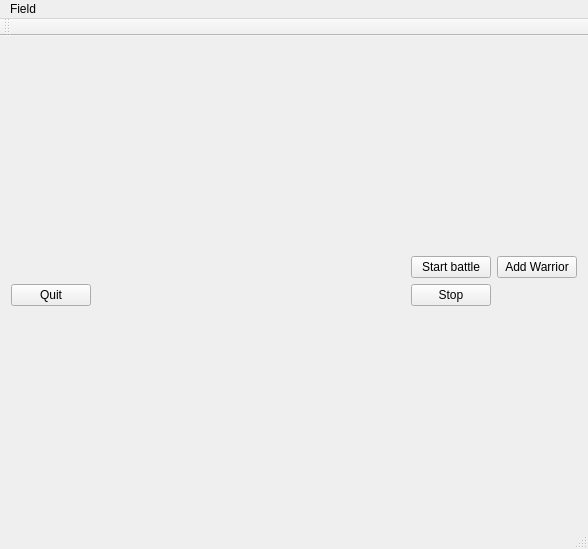
<?xml version="1.0" encoding="UTF-8"?>
<ui version="4.0">
 <class>MainWindow</class>
 <widget class="QMainWindow" name="MainWindow">
  <property name="geometry">
   <rect>
    <x>0</x>
    <y>0</y>
    <width>588</width>
    <height>549</height>
   </rect>
  </property>
  <property name="windowTitle">
   <string>MainWindow</string>
  </property>
  <widget class="QWidget" name="centralWidget">
   <property name="mouseTracking">
    <bool>false</bool>
   </property>
   <layout class="QGridLayout" name="gridLayout">
    <item row="1" column="0">
     <layout class="QGridLayout" name="gridLayout_2">
      <item row="4" column="0">
       <widget class="QPushButton" name="pushButton_2">
        <property name="sizePolicy">
         <sizepolicy hsizetype="Fixed" vsizetype="Fixed">
          <horstretch>0</horstretch>
          <verstretch>0</verstretch>
         </sizepolicy>
        </property>
        <property name="text">
         <string>Quit</string>
        </property>
       </widget>
      </item>
      <item row="3" column="1">
       <widget class="QPushButton" name="pushButton">
        <property name="sizePolicy">
         <sizepolicy hsizetype="Fixed" vsizetype="Fixed">
          <horstretch>0</horstretch>
          <verstretch>0</verstretch>
         </sizepolicy>
        </property>
        <property name="whatsThis">
         <string>&lt;html&gt;&lt;head/&gt;&lt;body&gt;&lt;p&gt;Run&lt;/p&gt;&lt;/body&gt;&lt;/html&gt;</string>
        </property>
        <property name="text">
         <string>Start battle</string>
        </property>
       </widget>
      </item>
      <item row="3" column="0">
       <spacer name="horizontalSpacer">
        <property name="orientation">
         <enum>Qt::Horizontal</enum>
        </property>
        <property name="sizeType">
         <enum>QSizePolicy::Expanding</enum>
        </property>
        <property name="sizeHint" stdset="0">
         <size>
          <width>40</width>
          <height>20</height>
         </size>
        </property>
       </spacer>
      </item>
      <item row="3" column="2">
       <widget class="QPushButton" name="pushButton_3">
        <property name="sizePolicy">
         <sizepolicy hsizetype="Fixed" vsizetype="Fixed">
          <horstretch>0</horstretch>
          <verstretch>0</verstretch>
         </sizepolicy>
        </property>
        <property name="text">
         <string>Add Warrior</string>
        </property>
       </widget>
      </item>
      <item row="4" column="1">
       <widget class="QPushButton" name="pushButton_4">
        <property name="text">
         <string>Stop</string>
        </property>
       </widget>
      </item>
      <item row="1" column="0" colspan="3">
       <layout class="QVBoxLayout" name="verticalLayout"/>
      </item>
     </layout>
    </item>
   </layout>
  </widget>
  <widget class="QMenuBar" name="menuBar">
   <property name="geometry">
    <rect>
     <x>0</x>
     <y>0</y>
     <width>588</width>
     <height>22</height>
    </rect>
   </property>
   <widget class="QMenu" name="menuField">
    <property name="title">
     <string>Field</string>
    </property>
    <addaction name="actionclear"/>
    <addaction name="separator"/>
    <addaction name="actionresize"/>
   </widget>
   <addaction name="menuField"/>
  </widget>
  <widget class="QToolBar" name="mainToolBar">
   <attribute name="toolBarArea">
    <enum>TopToolBarArea</enum>
   </attribute>
   <attribute name="toolBarBreak">
    <bool>false</bool>
   </attribute>
  </widget>
  <widget class="QStatusBar" name="statusBar"/>
  <action name="actionclear">
   <property name="text">
    <string>clear</string>
   </property>
  </action>
  <action name="actionresize">
   <property name="text">
    <string>resize</string>
   </property>
  </action>
 </widget>
 <layoutdefault spacing="6" margin="11"/>
 <resources/>
 <connections/>
</ui>
